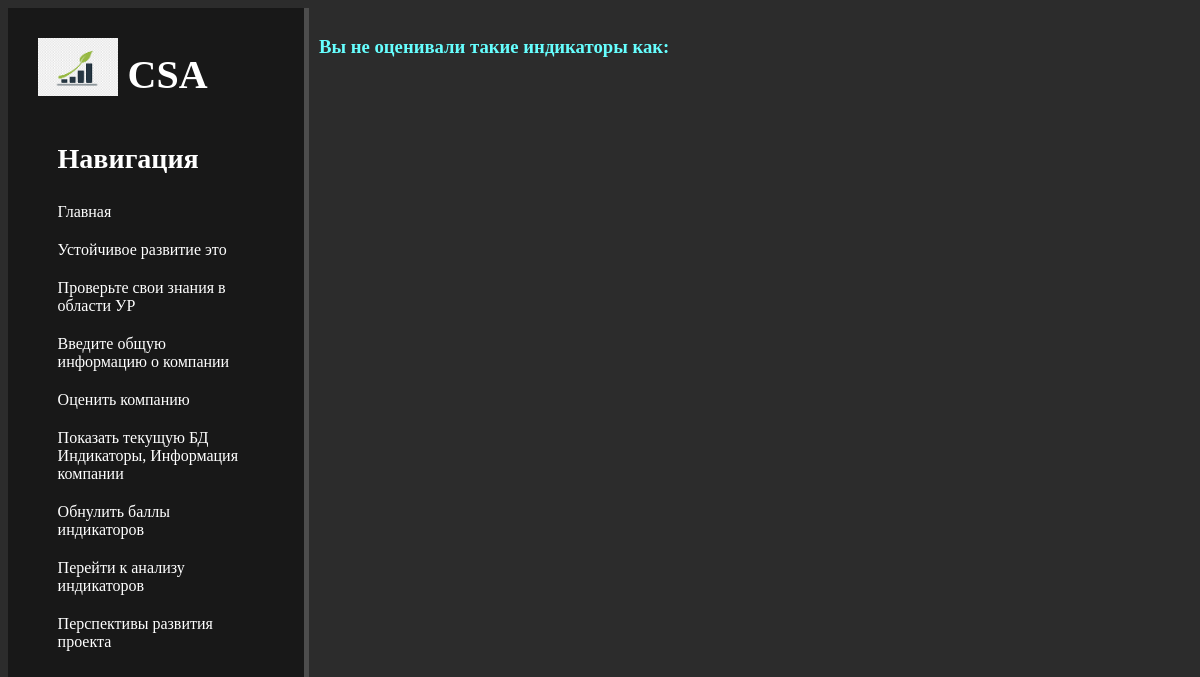
Before: /csa/result_db/analysis/not_evaluated with the older database file.
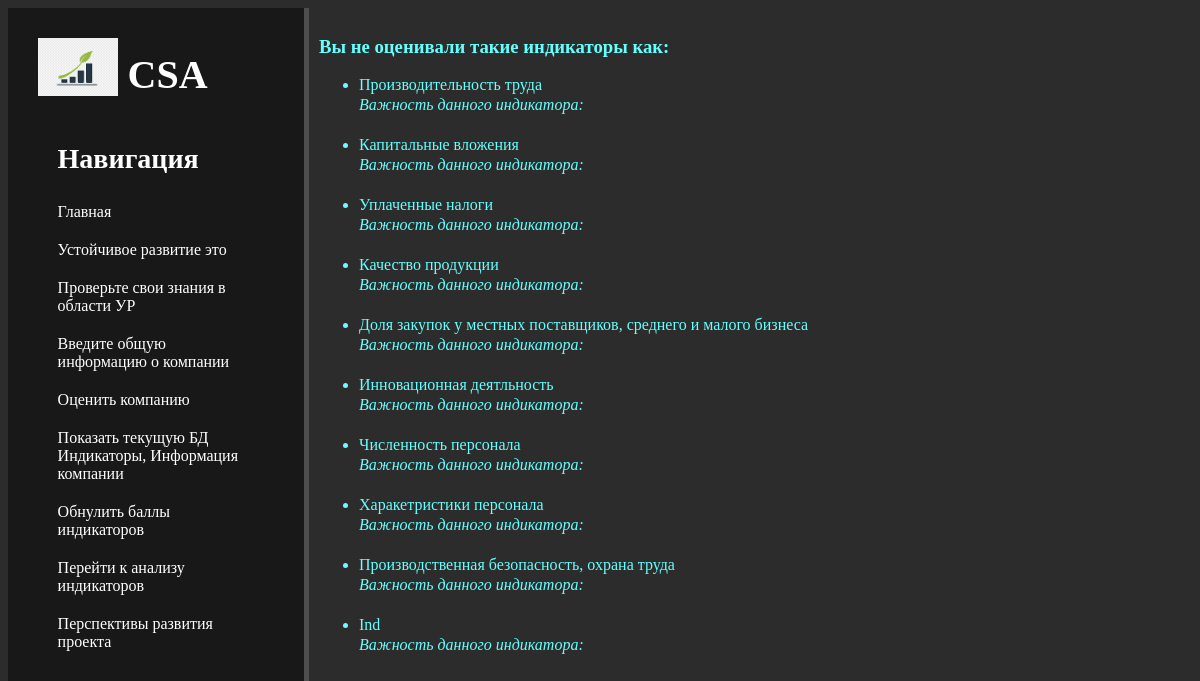
After: the same page with the newer database file.
### csa_app/models.py (models this page shows, shortened)
class Indicators(models.Model):
    indicator = models.CharField( max_length=500)
    question = models.CharField( max_length=500)
    points = models.IntegerField(null=True, blank=True)
    indicator_values = models.CharField(max_length=1000,blank=True)

### csa_app/views.py (the view)
# urls.py: path('result_db/analysis/not_evaluated', csa_app_views.not_evaluated, name='not_evaluated'),
def not_evaluated(request):
    not_evaluated = Indicators.objects.values_list ('indicator', 'indicator_values').filter (points__isnull=True)
    data = {
        'not_evaluated': not_evaluated,
    }
    return render (request, 'csa_app/not_evaluated.html', context=data)

### csa_app/templates/csa_app/not_evaluated.html (shortened to what this page needs)
{% extends 'csa_app/base.html' %}
{% load static %}
{% block css_additional %}
<link rel="stylesheet" href="{% static 'csa_app/css/csa_app_base.css' %}">
<link rel="stylesheet" ref="https://cdn.jsdelivr.net/npm/bootstrap@5.1.3/dist/css/bootstrap.min.css">
<link rel="stylesheet" ref='https://use.fontawesome.com/releases/v5.8.2/css/all.css'>
{% endblock%}
{% block content %}
    <div class="not_evaluated">
        <h3> Вы не оценивали такие индикаторы как: </h3>
        <ul>
            {% for indicator in not_evaluated %}
                <li> {{ indicator|first }} <br>
                <i> Важность данного индикатора:</i>
                    {{ indicator|last }}</li> <br>
            {% endfor %}
        </ul>
    </div>
{% endblock %}

Changed rows visible on the page:
added Indicators: indicator "Производительность труда"
added Indicators: indicator "Капитальные вложения"
added Indicators: indicator "Уплаченные налоги"
added Indicators: indicator "Качество продукции"
added Indicators: indicator "Доля закупок у местных поставщиков, среднего и малого бизнеса"
added Indicators: indicator "Инновационная деятльность"
added Indicators: indicator "Численность персонала"
added Indicators: indicator "Харакетристики персонала"
added Indicators: indicator "Производственная безопасность, охрана труда"
added Indicators: indicator "Ind"
